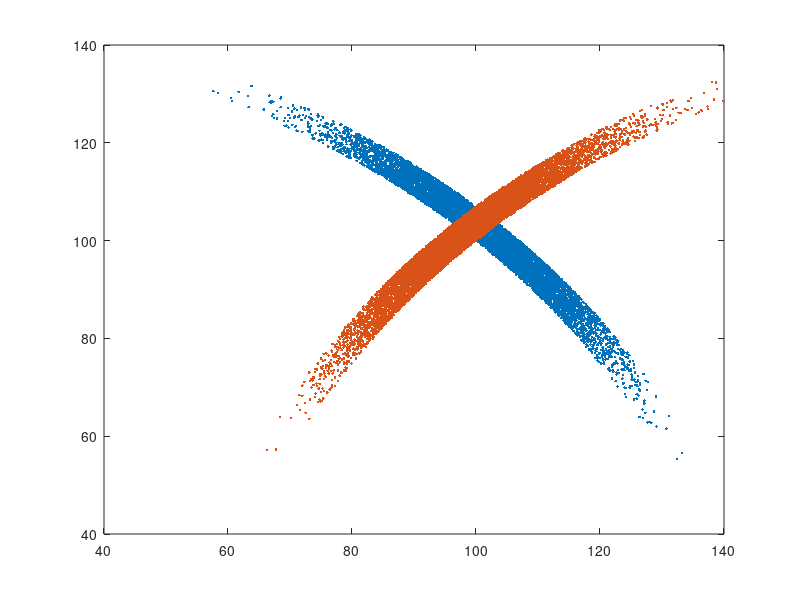

Write MATLAB code to recreate this figure.


p1 = [0;0];
p2 = [200;0];
N = 10000;
phi1 = pi/4 + .1*randn(N,1)';
phi2 = 3*pi/4 + .1*randn(N,1)';

r1 = 100*sqrt(2)+5*rand(N,1)';

r2 = 100*sqrt(2)+5*rand(N,1)';

hinv = @(p,r,phi) [p(1)+r.*cos(phi);p(2)+r.*sin(phi)];

x1 = hinv(p1,r1,phi1);
x2 = hinv(p2,r2,phi2);

figure,plot(x1(1,:),x1(2,:),'.');hold on;
plot(x2(1,:),x2(2,:),'.');
